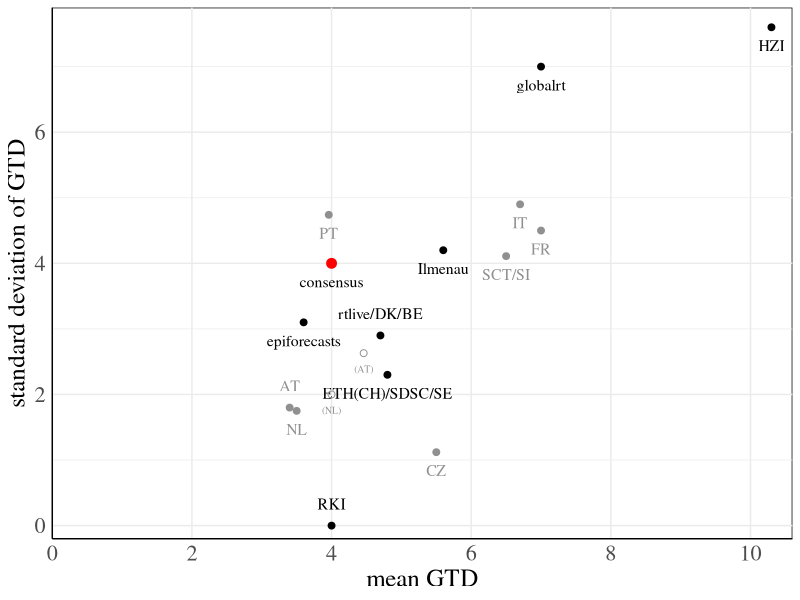
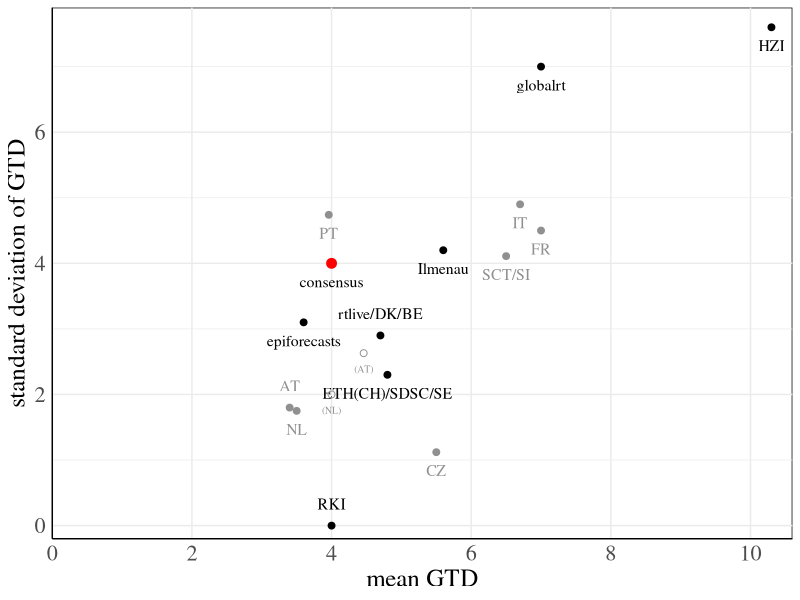

R code for these plots, in order:
library(ggplot2)
library(dplyr)

setwd("../..")
getwd()

# parameter combinations used in papers
methods <- c("ETH(CH)", "RKI",      "Ilmenau", "SDSC",  "AT",    "epiforecasts", "rtlive",  "globalrt",    "HZI", "FR",    "IT",    "DK", "SE", "PT",  "BE", "NL",    "CZ",      "SCT",   "SI",    "consensus")
gt_dist <- c("gamma",   "constant", "ad hoc",  "gamma", "gamma", "gamma",        "lognorm", "exponential", "?",   "gamma", "gamma", "?",  "?",  "?",   "?",  "gamma", "uniform", "gamma", "gamma", "gamma")
mean_gt <- c(4.8,        4,          5.6,       4.8,     3.4,     3.6,            4.7,       7,             10.3,  7,       6.7,     4.7,  4.8,  3.96,  4.7,  3.5,     5.5,       6.5,     6.5,     4)
sd_gt <-   c(2.3,        0,          4.2,       2.3,     1.8,     3.1,            2.9,       7,             7.6,   4.5,     4.9,     2.9,  2.3,  4.74,  2.9,  1.75,    1.12,      4.11,    4.11,    4)

gtds <- data.frame(gtd=gt_dist, gt_mean=mean_gt, gt_sd=sd_gt)
rownames(gtds) <- methods

gtd_scatter <- gtds %>%
  tibble::rownames_to_column(var = "group") %>%
  dplyr::select(group, gt_mean, gt_sd) %>%
  group_by(gt_mean, gt_sd) %>% 
  mutate(groups = paste0(group, collapse = "/")) %>%
  dplyr::select(!group) %>%
  distinct() %>%
  mutate(grey = (nchar(groups)==2 | groups=="SCT/SI")) %>%
  tibble::column_to_rownames(var = "groups")

AT_first <- data.frame(gt_mean=4.46, gt_sd=2.63)
NL_first <- data.frame(gt_mean=4, gt_sd=2)

# plot assumed mean and sd of generation times
gtd_scatterplot <- ggplot(data = gtd_scatter, aes(x = gt_mean, y = gt_sd, color = grey)) +
  labs(x = "mean GTD", y = "standard deviation of GTD") +
  theme_minimal(base_family = "serif") +
  theme(
    panel.grid.minor.x = element_line(colour = "transparent"),
    panel.background = element_rect(fill = "transparent"),
    axis.text=element_text(size=16),
    axis.title=element_text(size=18),
    axis.line = element_line(),
    axis.line.y.right = element_line(),
    axis.line.x.top = element_line(),
    legend.position = "none"
  ) +
  geom_point(size = 2) +
  geom_text(label = rownames(gtd_scatter),
            position = position_nudge(y = ifelse(rownames(gtd_scatter) %in% c("AT", "RKI", "rtlive/DK/BE"), +0.33, -0.28)),
            size = 4, family="serif") + 
  scale_x_continuous(breaks = seq(0,10,2)) +
  scale_color_manual(values=c("#000000", "#909090")) +
  
  geom_point(data = data.frame(gt_mean=4, gt_sd=4), colour = "red", size = 3) + 
  
  geom_point(data = AT_first, colour = "#909090", shape=21, size = 2) +
  geom_text(mapping = aes(x=AT_first$gt_mean, y=AT_first$gt_sd),
            label="(AT)", color="#909090",
            nudge_y = -0.24, check_overlap = TRUE, size = 2.5,
            family="serif") +
  geom_segment(aes(x=AT_first$gt_mean, y=AT_first$gt_sd,
                   xend=gtds["AT","gt_mean"], yend=gtds["AT","gt_sd"]),
               arrow=arrow(length=unit(2.5, "mm")), color="#909090", size=0.01, linetype=5) +
  
  geom_point(data = NL_first, colour = "#909090", shape=21, size = 2) +
  geom_text(mapping = aes(x=NL_first$gt_mean, y=NL_first$gt_sd),
            label="(NL)", color="#909090",
            nudge_y = -0.24, check_overlap = TRUE, size = 2.5,
            family="serif") +
  geom_segment(aes(x=NL_first$gt_mean, y=NL_first$gt_sd,
                   xend=gtds["NL","gt_mean"], yend=gtds["NL","gt_sd"]),
               arrow=arrow(length=unit(2.5, "mm")), color="#909090", size=0.01, linetype=5) +
  
  coord_cartesian(xlim=c(0,10.6), ylim=c(-0.2,7.9), expand=F)

print(gtd_scatterplot)

ggsave(gtd_scatterplot, filename = "Figures/gtd_scatterplot.png",  bg = "transparent",
       width = 10, height = 5)
